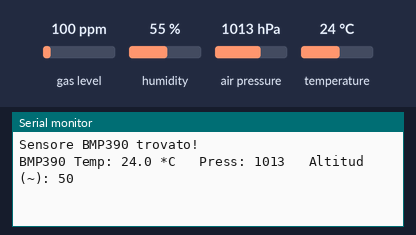
Simulated run of this sketch. Board: ESP32. On the bench: the last lines printed to the serial monitor. Inputs (shaded band) come from the test bench; at power-on: air pressure 1013 hPa, temperature 24 °C, gas level 100 ppm, humidity 55 %.

Above: at 1.8 s.
1.9 s: air pressure set to 952 hPa
3.9 s: temperature set to 12 °C
At 5.1 s:
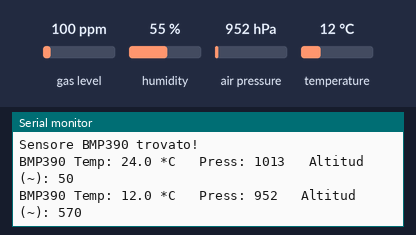
5.9 s: air pressure set to 975 hPa
At 8.3 s:
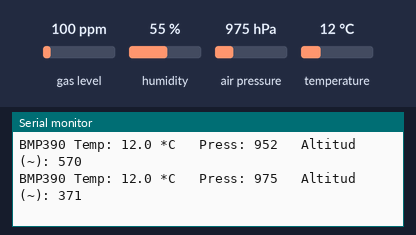
Timing chart, 0 to 9.8 s (numbered marks = the images above; inputs shaded):
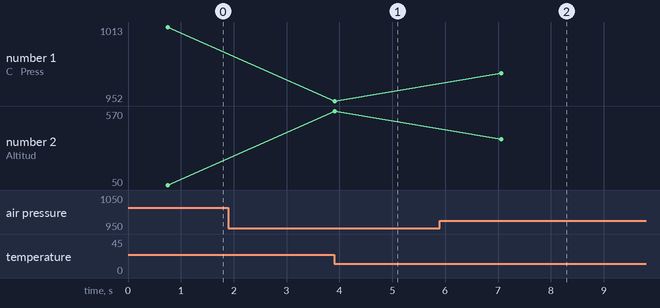

The sketch:

BMP390.ino
```cpp
#include <Wire.h>
#include <Adafruit_BMP3XX.h>

// Definisci i pin I2C che stai usando
#define I2C_SCL_PIN 1
#define I2C_SDA_PIN 5

// Crea un oggetto per il sensore
Adafruit_BMP3XX bmp;

void setup() {
  delay(100);
  Serial.begin(115200);
  delay(500);

// CONFIGURAZIONE PORTA I2C: Assegna SDA e SCL ai pin GPIO scelti
  Wire.begin(I2C_SDA_PIN, I2C_SCL_PIN);

  // Inizializza il sensore.
  // Usa "BMP390_I2C_ADDRESS" se hai una scheda breakout con questo indirizzo.
  // La libreria rileverà automaticamente se il chip è un BMP388, BMP390, etc.
  for(int i=0; i<10; i++) {
    if (!bmp.begin_I2C()) {
      Serial.println("Errore: Impossibile trovare il sensore BMP390. Controlla i collegamenti!");
      delay(10000);
    }
    else break;
  }

  Serial.println("Sensore BMP390 trovato!");

  // --- CONFIGURAZIONE OPZIONALE (per migliorare la precisione) ---
  // Queste impostazioni ottimizzano la risoluzione del sensore e possono ridurre il rumore.

  // Imposta l'oversampling per la temperatura e la pressione
  bmp.setTemperatureOversampling(BMP3_OVERSAMPLING_8X);
  bmp.setPressureOversampling(BMP3_OVERSAMPLING_4X);

  // Imposta il filtro IIR (Infinite Impulse Response) per ridurre il rumore
  // BMP3_IIR_FILTER_COEFF_3 è un buon compromesso
  bmp.setIIRFilterCoeff(BMP3_IIR_FILTER_COEFF_3);

  // Imposta la velocità di campionamento
  bmp.setOutputDataRate(BMP3_ODR_50_HZ);
}

void loop() {
  // Controlla se i dati del sensore sono disponibili
  if (!bmp.performReading()) {
    Serial.println("Errore: Impossibile leggere i dati dal sensore BMP390.");
    delay(1000);
    return;
  }

  // Stampa i valori letti
  float Altitude = bmp.readAltitude(1019);   // Sea Level = 1013.25
  Serial.printf("BMP390 Temp: %.1f *C   Press: %.0f   Altitud (~): %.0f", bmp.temperature, bmp.pressure/100., Altitude);

  // Per calcolare l'altitudine, devi fornire la pressione al livello del mare.
  // Qui usiamo un valore standard di 1013.25 hPa come riferimento.
  // Puoi aggiornare questo valore con la pressione barometrica locale per maggiore precisione.
  // Serial.print("Altitudine approssimativa: ");
  // Serial.print(bmp.readAltitude(1013.25));
  // Serial.println(" metri");

  Serial.println("");

  delay(3000); // Leggi ogni secondo
}
```

Measured:
- after the input at 3.9 s, the serial monitor: prints a new line at once (image 1)
- after the input at 5.9 s, the serial monitor: prints a new line after 1.2 s (image 2)
- plotted number 1: 952 → 975 after the input at 5.9 s
- plotted number 2: 570 → 371 after the input at 5.9 s
